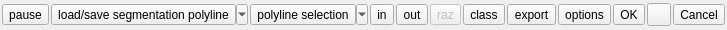
<?xml version="1.0" encoding="UTF-8"?>
<ui version="4.0">
 <class>GraphicalSegmentationDlg</class>
 <widget class="QDialog" name="GraphicalSegmentationDlg">
  <property name="geometry">
   <rect>
    <x>0</x>
    <y>0</y>
    <width>366</width>
    <height>30</height>
   </rect>
  </property>
  <property name="sizePolicy">
   <sizepolicy hsizetype="Fixed" vsizetype="Fixed">
    <horstretch>0</horstretch>
    <verstretch>0</verstretch>
   </sizepolicy>
  </property>
  <property name="windowTitle">
   <string>Segmentation</string>
  </property>
  <layout class="QHBoxLayout">
   <property name="spacing">
    <number>2</number>
   </property>
   <property name="leftMargin">
    <number>2</number>
   </property>
   <property name="topMargin">
    <number>2</number>
   </property>
   <property name="rightMargin">
    <number>2</number>
   </property>
   <property name="bottomMargin">
    <number>2</number>
   </property>
   <item>
    <widget class="QToolButton" name="pauseButton">
     <property name="toolTip">
      <string>Pause segmentation</string>
     </property>
     <property name="statusTip">
      <string>Pause segmentation  (allow rotation/panning of 3D view)</string>
     </property>
     <property name="text">
      <string>pause</string>
     </property>
     <property name="icon">
      <iconset resource="../MainWindow.qrc">
       <normaloff>:/Resources/images/svg/small/smallPause.svg</normaloff>:/Resources/images/svg/small/smallPause.svg</iconset>
     </property>
     <property name="checkable">
      <bool>true</bool>
     </property>
     <property name="checked">
      <bool>false</bool>
     </property>
    </widget>
   </item>
   <item>
    <widget class="QToolButton" name="loadSaveToolButton">
     <property name="toolTip">
      <string>Load / save segmentation polyline</string>
     </property>
     <property name="text">
      <string>load/save segmentation polyline</string>
     </property>
     <property name="icon">
      <iconset resource="../MainWindow.qrc">
       <normaloff>:/Resources/images/svg/db/dbPolylineSymbol.svg</normaloff>:/Resources/images/svg/db/dbPolylineSymbol.svg</iconset>
     </property>
     <property name="popupMode">
      <enum>QToolButton::MenuButtonPopup</enum>
     </property>
    </widget>
   </item>
   <item>
    <widget class="QToolButton" name="selectionModelButton">
     <property name="toolTip">
      <string>Polyline selection mode</string>
     </property>
     <property name="text">
      <string>polyline selection</string>
     </property>
     <property name="icon">
      <iconset resource="../MainWindow.qrc">
       <normaloff>:/Resources/images/svg/small/smallPolygonSelect.svg</normaloff>:/Resources/images/svg/small/smallPolygonSelect.svg</iconset>
     </property>
     <property name="popupMode">
      <enum>QToolButton::MenuButtonPopup</enum>
     </property>
    </widget>
   </item>
   <item>
    <widget class="QToolButton" name="inButton">
     <property name="toolTip">
      <string>Segment In</string>
     </property>
     <property name="statusTip">
      <string>Segment (keep points inside)</string>
     </property>
     <property name="text">
      <string>in</string>
     </property>
     <property name="icon">
      <iconset resource="../MainWindow.qrc">
       <normaloff>:/Resources/images/svg/small/smallSegmentIn.svg</normaloff>:/Resources/images/svg/small/smallSegmentIn.svg</iconset>
     </property>
    </widget>
   </item>
   <item>
    <widget class="QToolButton" name="outButton">
     <property name="toolTip">
      <string>Segment Out</string>
     </property>
     <property name="statusTip">
      <string>Segment (keep points outside)</string>
     </property>
     <property name="text">
      <string>out</string>
     </property>
     <property name="icon">
      <iconset resource="../MainWindow.qrc">
       <normaloff>:/Resources/images/svg/small/smallSegmentOut.svg</normaloff>:/Resources/images/svg/small/smallSegmentOut.svg</iconset>
     </property>
    </widget>
   </item>
   <item>
    <widget class="QToolButton" name="razButton">
     <property name="enabled">
      <bool>false</bool>
     </property>
     <property name="toolTip">
      <string>Clear segmentation</string>
     </property>
     <property name="statusTip">
      <string>Clear segmentation</string>
     </property>
     <property name="text">
      <string>raz</string>
     </property>
     <property name="icon">
      <iconset resource="../MainWindow.qrc">
       <normaloff>:/Resources/images/svg/small/smallReset.svg</normaloff>:/Resources/images/svg/small/smallReset.svg</iconset>
     </property>
    </widget>
   </item>
   <item>
    <widget class="QToolButton" name="addClassToolButton">
     <property name="toolTip">
      <string>Set the class of points</string>
     </property>
     <property name="statusTip">
      <string>Set the Classification scalar field for points inside the current selection</string>
     </property>
     <property name="text">
      <string>class</string>
     </property>
     <property name="icon">
      <iconset resource="../MainWindow.qrc">
       <normaloff>:/Resources/images/svg/misc/hashtag.svg</normaloff>:/Resources/images/svg/misc/hashtag.svg</iconset>
     </property>
    </widget>
   </item>
   <item>
    <widget class="QToolButton" name="exportSelectionButton">
     <property name="toolTip">
      <string>Export selection</string>
     </property>
     <property name="statusTip">
      <string>Export the points inside the current selection as a new entity</string>
     </property>
     <property name="text">
      <string>export</string>
     </property>
     <property name="icon">
      <iconset resource="../MainWindow.qrc">
       <normaloff>:/Resources/images/exportIcon.png</normaloff>:/Resources/images/exportIcon.png</iconset>
     </property>
    </widget>
   </item>
   <item>
    <widget class="QToolButton" name="optionsButton">
     <property name="toolTip">
      <string>Segmentation options</string>
     </property>
     <property name="statusTip">
      <string>Open segmentation options</string>
     </property>
     <property name="text">
      <string>options</string>
     </property>
     <property name="icon">
      <iconset resource="../MainWindow.qrc">
       <normaloff>:/Resources/images/svg/misc/ccGear.svg</normaloff>:/Resources/images/svg/misc/ccGear.svg</iconset>
     </property>
    </widget>
   </item>
   <item>
    <widget class="QToolButton" name="validButton">
     <property name="toolTip">
      <string>Confirm segmentation</string>
     </property>
     <property name="statusTip">
      <string>Confirm segmentation</string>
     </property>
     <property name="text">
      <string>OK</string>
     </property>
     <property name="icon">
      <iconset resource="../MainWindow.qrc">
       <normaloff>:/Resources/images/svg/small/smallValidate.svg</normaloff>:/Resources/images/svg/small/smallValidate.svg</iconset>
     </property>
    </widget>
   </item>
   <item>
    <widget class="QToolButton" name="validAndDeleteButton">
     <property name="toolTip">
      <string>Confirm and delete hidden points</string>
     </property>
     <property name="statusTip">
      <string>Confirm and delete hidden points</string>
     </property>
     <property name="icon">
      <iconset resource="../MainWindow.qrc">
       <normaloff>:/Resources/images/svg/small/smallTrash.svg</normaloff>:/Resources/images/svg/small/smallTrash.svg</iconset>
     </property>
    </widget>
   </item>
   <item>
    <widget class="QToolButton" name="cancelButton">
     <property name="toolTip">
      <string>Cancel</string>
     </property>
     <property name="statusTip">
      <string>Cancel segentation</string>
     </property>
     <property name="text">
      <string>Cancel</string>
     </property>
     <property name="icon">
      <iconset resource="../MainWindow.qrc">
       <normaloff>:/Resources/images/svg/small/smallCancel.svg</normaloff>:/Resources/images/svg/small/smallCancel.svg</iconset>
     </property>
    </widget>
   </item>
  </layout>
  <action name="actionSetRectangularSelection">
   <property name="icon">
    <iconset resource="../MainWindow.qrc">
     <normaloff>:/Resources/images/svg/small/smallRectangleSelect.svg</normaloff>:/Resources/images/svg/small/smallRectangleSelect.svg</iconset>
   </property>
   <property name="text">
    <string>Rectangular selection</string>
   </property>
   <property name="toolTip">
    <string>Activates rectangular selection</string>
   </property>
  </action>
  <action name="actionSetPolylineSelection">
   <property name="icon">
    <iconset resource="../MainWindow.qrc">
     <normaloff>:/Resources/images/svg/small/smallPolygonSelect.svg</normaloff>:/Resources/images/svg/small/smallPolygonSelect.svg</iconset>
   </property>
   <property name="text">
    <string>Polygonal selection</string>
   </property>
   <property name="toolTip">
    <string>Activaites polyline selection</string>
   </property>
  </action>
  <action name="actionUseExistingPolyline">
   <property name="icon">
    <iconset resource="../MainWindow.qrc">
     <normaloff>:/Resources/images/svg/db/dbPolylineSymbol.svg</normaloff>:/Resources/images/svg/db/dbPolylineSymbol.svg</iconset>
   </property>
   <property name="text">
    <string>Use existing polyline</string>
   </property>
   <property name="toolTip">
    <string>Import polyline from DB for segmentation</string>
   </property>
  </action>
  <action name="actionExportSegmentationPolyline">
   <property name="icon">
    <iconset resource="../MainWindow.qrc">
     <normaloff>:/Resources/images/save.png</normaloff>:/Resources/images/save.png</iconset>
   </property>
   <property name="text">
    <string>Export segmentation polyline</string>
   </property>
   <property name="toolTip">
    <string>Export segmentation polyline as new entity</string>
   </property>
  </action>
 </widget>
 <resources>
  <include location="../MainWindow.qrc"/>
 </resources>
 <connections/>
</ui>
